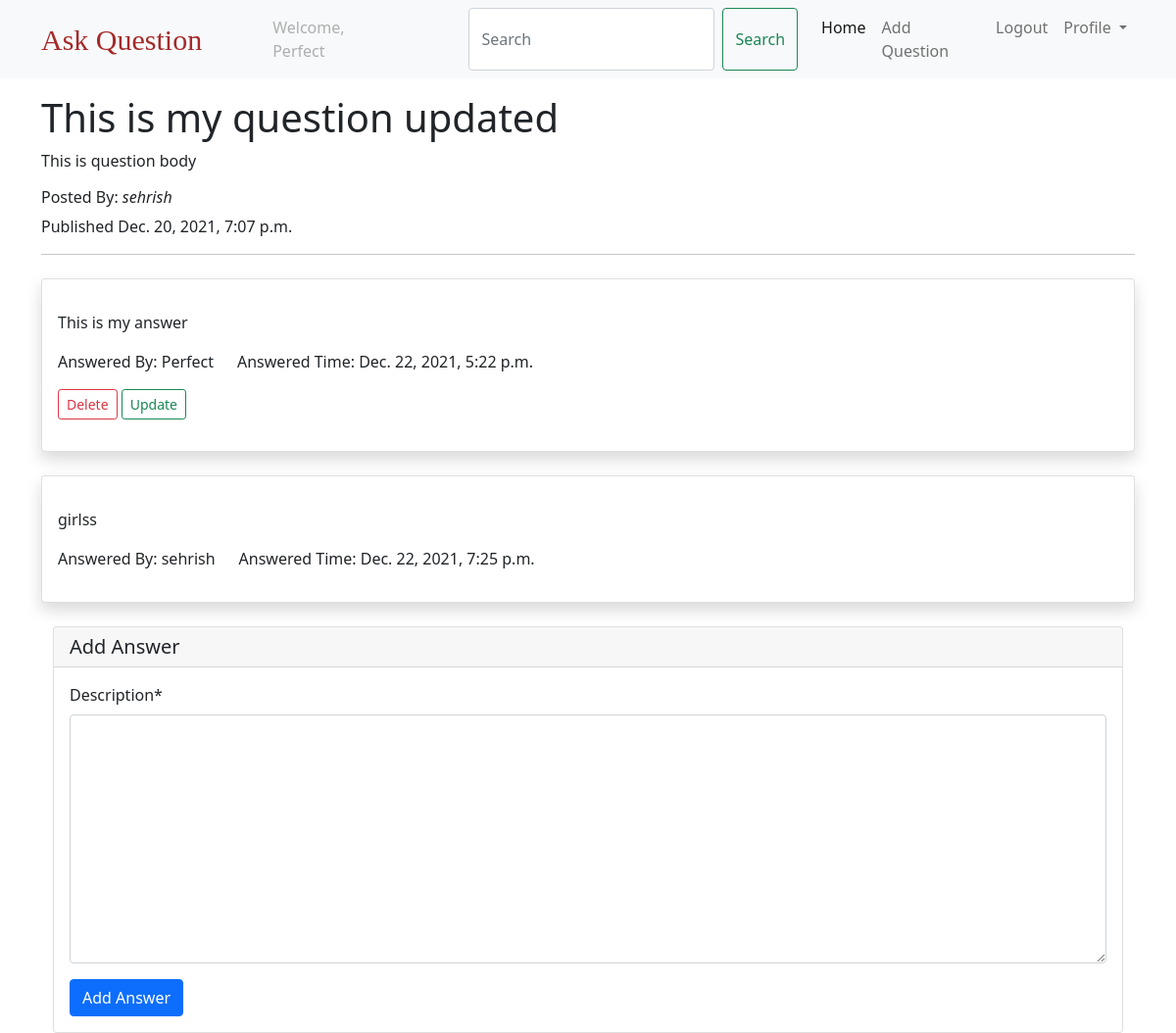
The page /question/this-is-my-question/ (signed in) on the database as committed earlier.
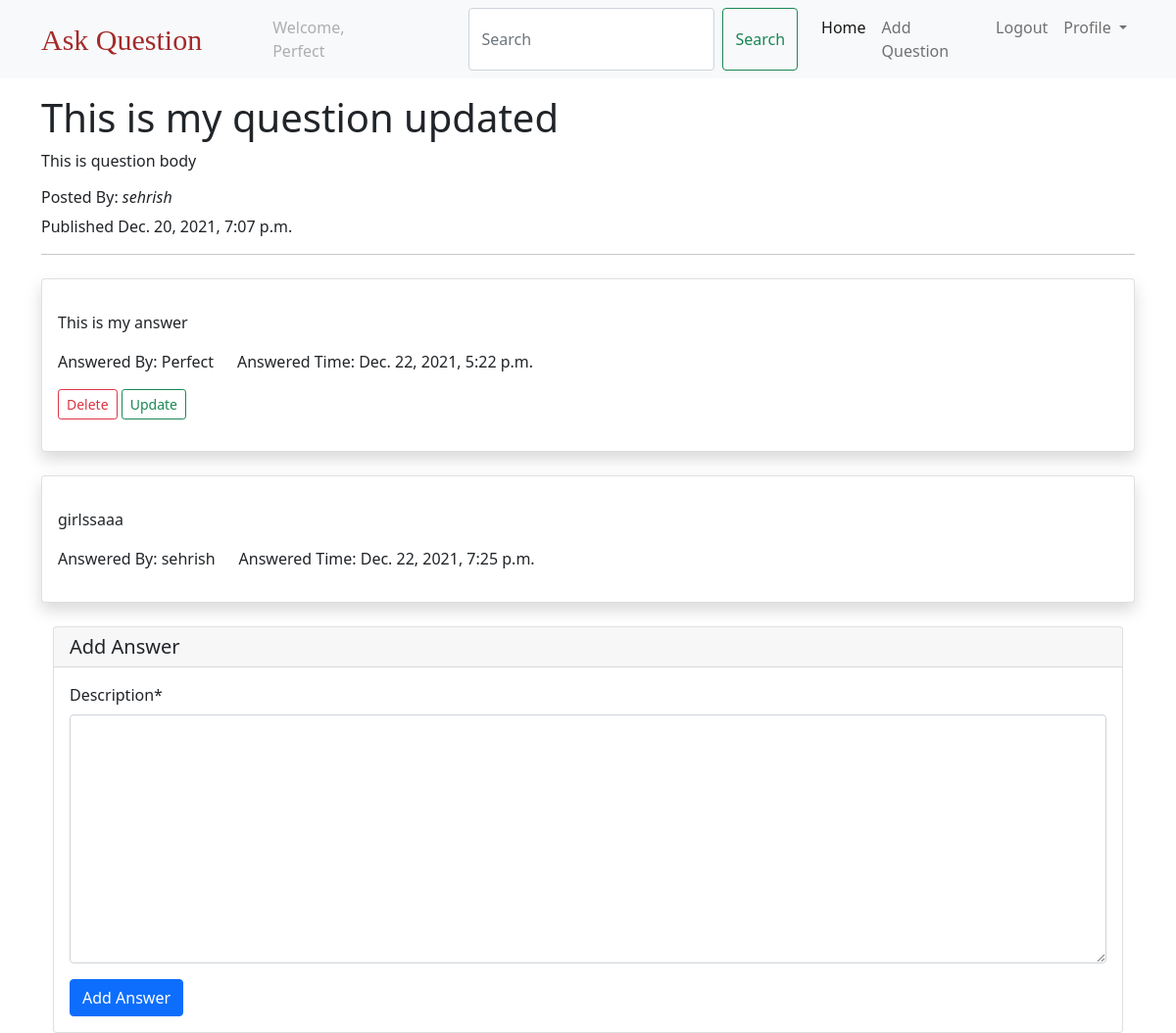
The same page on the database as committed later.
### questions/models.py (models this page shows, shortened)
class Answer(models.Model):
    created_at = models.DateTimeField(auto_now_add=True)
    description = models.TextField()
    question = models.ForeignKey(
        Question, on_delete=models.CASCADE, related_name="answers"
    )
    author = models.ForeignKey(settings.AUTH_USER_MODEL, on_delete=models.CASCADE)

### users/models.py (models this page shows)
class CustomUser(AbstractUser):
    pass

### questions/views.py (the view)
# urls.py: path("question/<slug:slug>/", question_details, name="qdetails"),
@login_required
def question_details(request, slug):
    question = get_object_or_404(Question, slug=slug)
    answer_list = Answer.objects.filter(question=question)
    if request.method == "POST":
        form = AnswerForm(request.POST)
        if form.is_valid():
            answer = form.save(commit=False)
            answer.question = question
            answer.author = request.user
            answer = form.save()
            return redirect("qdetails", slug=question.slug)
    else:
        form = AnswerForm()
    return render(
        request,
        "QDetails.html",
        {"question": question, "answer_list": answer_list, "form": form},
    )

### questions/forms.py
class AnswerForm(forms.ModelForm):
    class Meta:
        model = Answer
        fields = ("description",)

### templates/QDetails.html (shortened to what this page needs)
{% extends 'base.html' %}
{% load crispy_forms_tags %}
{% block body %}
<div class="container mt-3">
  <h1>{{question.title}}</h1>
  <p>{{question.body}}</p>
  <h6>Posted By: <i> {{question.author}} </i></h6>
  <p>Published {{question.created_at}}</p>
  <hr>
</div>
<div class="container">
  {% for answers in answer_list %}
  <div class="card mt-4 py-3 shadow">
    <div class="card-body">
       <p class="card-text">
         {{answers.description}}
       </p>
       <div class="row">
          <div class="col col-md-auto">
             Answered By: {{answers.author.username}}
          </div>
          <div class="col col-md-auto">
            Answered Time: {{answers.created_at}}
         </div>
       </div>
       {% if request.user == answers.author %}
        <a class="btn btn-outline-danger btn-sm mt-3"
        href="{% url 'delete_answer' answers.id %}"
        >Delete</a>
        <a
        href="{% url 'update_answer' answers.id %}"
        class="btn btn-outline-success btn-sm mt-3">Update</a>
       {% endif %}
    </div>
  </div>
  {% endfor %}
    <div class="container">
      <div class="card mt-4">
        <form method="post" novalidate>
          <h5 class="card-header">Add Answer</h5>
          <div class="card-body">
            {{ form | crispy }}
            <input type="submit"
            value="Add Answer"
            class="btn btn-primary"
            />
          </div>
        </form>
      </div>
    </div>
</div>
{% endblock %}

Rows that differ between the two databases and show on the page:
changed Answer "sehrish": description "girlss" → "girlssaaa"
